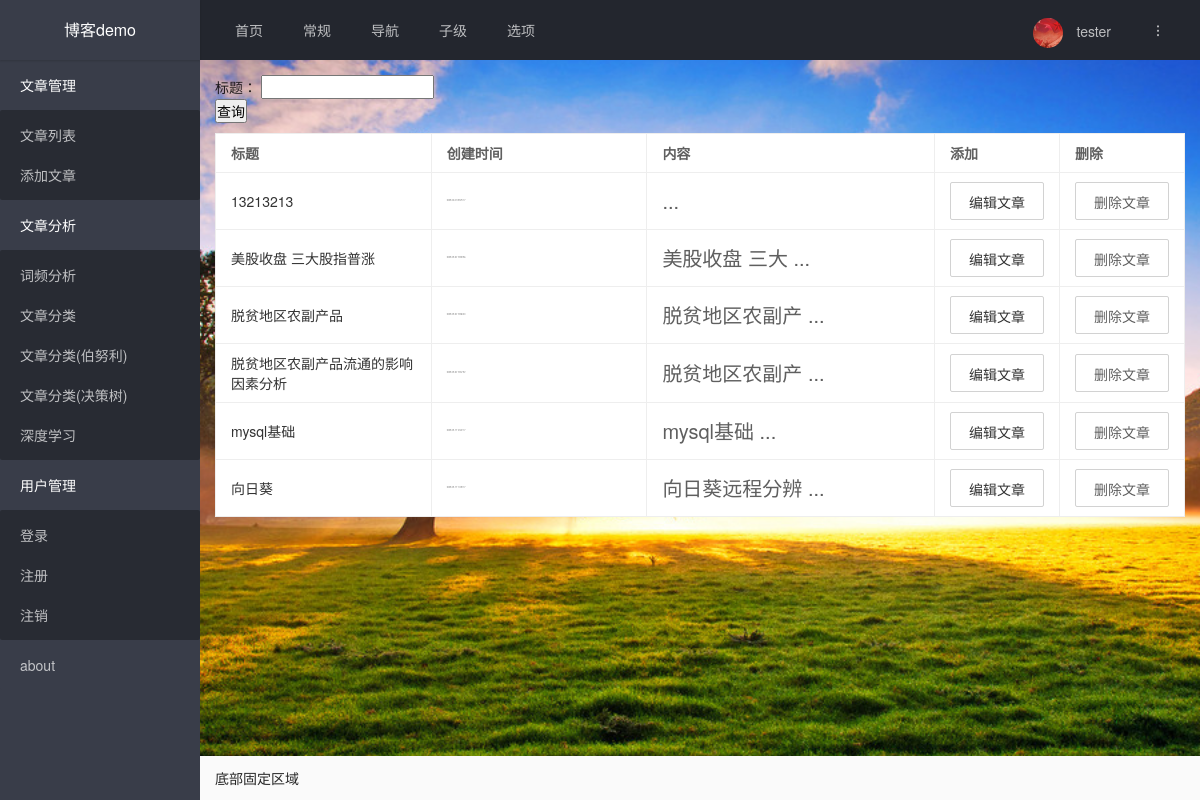
Screenshot of /biaoge with the database file from the repository.
### tables this page shows
CREATE TABLE posts (
                    id INTEGER PRIMARY KEY AUTOINCREMENT,
                    title TEXT NOT NULL,
                    content TEXT NOT NULL,
                    created_at TEXT NOT NULL,
                    updated_at TEXT NOT NULL
                );

### blog/views.py (the view)
@blog_bp.route('/biaoge')
def biaoge():
    conn = sqlite3.connect('blog.db')
    cursor = conn.cursor()
    cursor.execute('SELECT id, title, content, created_at FROM posts ORDER BY created_at DESC')
    posts = cursor.fetchall()
    posts = [{'id': id, 'title': title, 'content': content, 'created_at': created_at} for id, title, content, created_at in posts]
    return render_template('biaoge.html', posts=posts)

### templates/biaoge.html (shortened to what this page needs)
{% extends 'base.html' %}
{% block content %}
<div class="layui-form">
  <table class="layui-table">
    <colgroup>
      <col width="150">
      <col width="150">
      <col width="200">
      <col>
    </colgroup>
        <form action="{{ url_for('blog.find') }}" method="post">
            <div>
                <label for="title">标题：</label>
                <input type="text" id="title" name="title" required>
            </div>
            <button type="submit">查询</button>
        </form>
    <thead>
      <tr>
        <th>标题</th>
        <th>创建时间</th>
        <th>内容</th>
        <th>添加</th>
        <th>删除</th>
      </tr>
    </thead>
    {% for post in posts %}
    <tbody>
      <tr>
        <td><a href="{{ url_for('blog.show', id=post['id']) }}"> {{ post['title'] }} </a></td>
        <td><p style="font-size:2px"><time datetime="{{ post['created_at'] }}"> {{ post['created_at'] }} </time></p></td>
        <td><p style="font-size:20px"> {{ post['content'][:7] }} ...</p></td>
        <td width="10%">
        <button type="submit" class="layui-btn layui-btn-primary">
        <a href="{{ url_for('blog.edit', id=post['id']) }}">编辑文章</a>
        </button>
        </td>
        <td width="10%">
          <form action="{{ url_for('blog.delete', id=post['id']) }}" method="POST" class="container">
            <input type="submit" class="layui-btn layui-btn-primary" value="删除文章">
          </form>
        </td>
      </tr>
    </tbody>
    {% else %}
    <p>暂无文章</p>
    {% endfor %}
  </table>
</div>
{% endblock %}

### templates/base.html (shortened to what this page needs)
<!DOCTYPE html>
<html>
<head>
  <link rel="stylesheet" href="../static/css/layui.css">
</head>
<body>
<div class="layui-layout layui-layout-admin">
  <div class="layui-header">
    <div class="layui-logo layui-hide-xs layui-bg-black">博客demo</div>
    <ul class="layui-nav layui-layout-left">
      <li class="layui-nav-item layui-hide-xs"><a href="{{ url_for('blog.index') }}">首页</a></li>
          <li class="layui-nav-item">
            <a href="javascript:;">常规</a>
          </li>
          <li class="layui-nav-item"><a href="">导航</a></li>
          <li class="layui-nav-item">
            <a href="javascript:;">子级</a>
          </li>
          <li class="layui-nav-item">
            <a href="javascript:;">选项</a>
          </li>
    </ul>
    <ul class="layui-nav layui-layout-right">
      <li class="layui-nav-item layui-hide layui-show-md-inline-block">
        <a href="javascript:;">
          <img src="../static/image/logo.jpg" class="layui-nav-img">
          tester
        </a>
      </li>
      <li class="layui-nav-item" lay-header-event="menuRight" lay-unselect>
        <a href="javascript:;">
          <i class="layui-icon layui-icon-more-vertical"></i>
        </a>
      </li>
    </ul>
  </div>
  <div class="layui-side layui-bg-black">
    <div class="layui-side-scroll">
      <ul class="layui-nav layui-nav-tree" lay-filter="test">
        <li class="layui-nav-item layui-nav-itemed">
          <a class="" href="javascript:;">文章管理</a>
          <dl class="layui-nav-child">
            <dd><a href="{{ url_for('blog.biaoge') }}">文章列表</a></dd>
            <dd><a href="{{ url_for('blog.create') }}">添加文章</a></dd>
          </dl>
        </li>
          <li class="layui-nav-item layui-nav-itemed">
          <a href="javascript:;">文章分析</a>
          <dl class="layui-nav-child">
            <dd><a href="{{ url_for('blog.word_frequency') }}">词频分析</a></dd>
            <dd><a href="{{ url_for('blog.categories') }}">文章分类</a></dd>
            <dd><a href="{{ url_for('blog.categories1') }}">文章分类(伯努利)</a></dd>
            <dd><a href="{{ url_for('blog.categories2') }}">文章分类(决策树)</a></dd>
            <dd><a href="{{ url_for('blog.categories_dl') }}">深度学习</a></dd>
          </dl>
        </li>
        <li class="layui-nav-item layui-nav-itemed">
            <a href="javascript:;">用户管理</a>
            <dl class="layui-nav-child">
                <dd><a href="{{ url_for('blog.login') }}">登录</a></dd>
                <dd><a href="{{ url_for('blog.register') }}">注册</a></dd>
                <dd><a href="/logout/" id="zhuxiao">注销</a></dd>
            </dl>
        </li>
        <li class="layui-nav-item"><a href="{{ url_for('blog.about') }}">about</a></li>
      </ul>
    </div>
  </div>
  <div class="layui-body">
    <div style="padding: 15px;">
    {% block content %}{% endblock %}
    </div>
  </div>
  <div class="layui-footer">
    底部固定区域
  </div>
</div>
</body>
</html>

### templates/base.html (style rules this page uses)
body { background: url("../static/image/sun.jpg") no-repeat center center fixed; -webkit-background-size: cover; -o-background-size: cover; background-size: cover; }

### rows the page displays
posts: title "13213213"
posts: title "美股收盘 三大股指普涨", content "美股收盘 三大"
posts: title "脱贫地区农副产品", content "脱贫地区农副产"
posts: title "脱贫地区农副产品流通的影响因素分析", content "脱贫地区农副产"
posts: title "mysql基础", content "mysql基础"
posts: title "向日葵", content "向日葵远程分辨"
